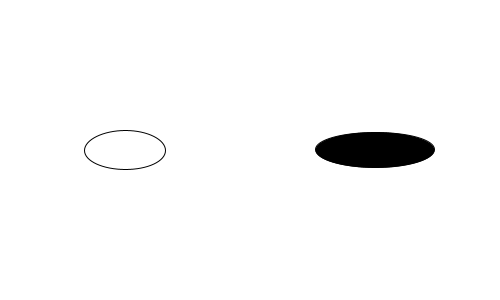
Frame 1 (no input)
Frame 60 (the mouse pressed at the canvas centre just before this capture): identical to frame 1, image omitted
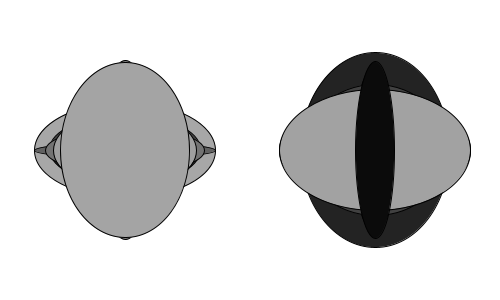
Frame 120 (the mouse held since frame 60 and released just before this capture)

The Processing sketch that drew these frames (run headless with seeded random() and noise(); from frame 60 on, the mouse is pressed at the canvas centre):

// Processing sketch: processing_19329
// ── processing_19329.pde

/* Assignment 3.2 _ Drawing Machine Mock-up
    Wylie Robinson _ Srping 2011
    
    The machine begins by drawing two ellipses with center points at the 1/4
    and 3/4 width points. The height (max = height/1.5) and width (max = 
    width/2.5) of the elipse are based on random variables. Each time the
    user presses the mouse a new ellipse is drawn. If the second in which
    the user click the mouse is an even number then the ellipse is drawn
    on the left side of the sketch but if the second is odd then it is drawn
    on the right side.*/

void setup (){
  size (500,300);
  background (255);
  smooth ();
  ellipseMode(CENTER);    //OG Circles
  fill(255);
  ellipse(width/4,height/2,random(width/4),random(height/2));
  fill(0);
  ellipse(3*width/4,height/2,random(width/4),random(height/2));
}

void draw (){
  if (mousePressed == true){    //User clicks the mouse
    if (second()%2<=0){    //if second is even draw left
      fill(random(200));
      ellipse(width/4,height/2,random(width/2.5),random(height/1.5));
    } else {    //if second is odd draw right
      fill(random(200));
      ellipse(3*width/4,height/2,random(width/2.5),random(height/1.5));
    }
  }
}
  
